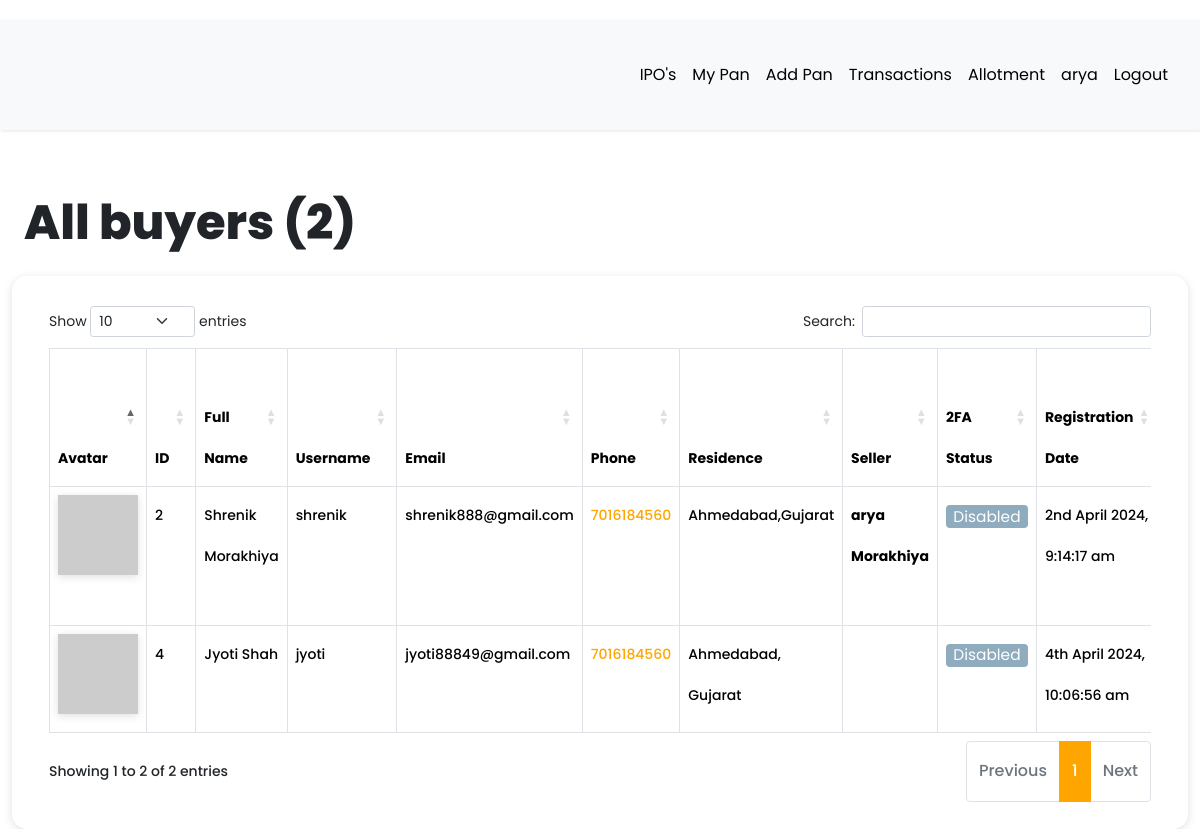
/dashboard/all-buyers (signed in), run on the app's committed database.
### app/models.py (models this page shows, shortened)
class User(db.Model, UserMixin):
    __tablename__ = "user"
    id = db.Column(db.Integer, primary_key=True)
    first_name = db.Column(db.String(64), index=True, default="First Name", nullable=False)
    last_name = db.Column(db.String(64), index=True, default="Last Name", nullable=False)
    username = db.Column(db.String(64), index=True, unique=True, nullable=False)
    email = db.Column(db.String(128), index=True, unique=True, nullable=False)
    password_hash = db.Column(db.String(128))
    confirm_password = db.Column(db.String(128))
    phone_number = db.Column(db.String(20), default="7016184560", nullable=False)
    verification_phone = db.Column(db.String(20))
    active = db.Column(db.Boolean, nullable=False, default=True)
    delete_account = db.Column(db.Boolean, default=False)
    registered_at = db.Column(db.DateTime, default=datetime.utcnow, nullable=False)
    emails = db.relationship("Email", backref="author", lazy="dynamic")
    type = db.Column(db.String(64))
    __mapper_args__ = {"polymorphic_identity": "user", "polymorphic_on": "type"}
    def two_factor_enabled(self):
        return self.verification_phone is not None
    @property
    def is_active(self):
        return self.active
    def avatar(self, size):
        digest = md5(self.email.lower().encode("utf-8")).hexdigest()
        return f"https://www.gravatar.com/avatar/{digest}?d=identicon&s={size}"

class Buyer(User):
    __tablename__ = "buyer"
    id = db.Column(
        db.Integer,
        db.ForeignKey("user.id", ondelete="CASCADE", name="fk_buyer_user_id"),  # Explicit FK name
        primary_key=True
    )
    current_residence = db.Column(db.String(64), default="Ahmedabad, Gujarat")
    __mapper_args__ = {"polymorphic_identity": "buyer", "polymorphic_load": "inline"}

class Seller(User):
    __tablename__ = "seller"
    id = db.Column(
        db.Integer,
        db.ForeignKey("user.id", ondelete="CASCADE", name="fk_seller_user_id"),  # Explicit FK name
        primary_key=True
    )
    current_residence = db.Column(db.String(64), default="Ahmedabad, Gujarat")
    buyer_id = db.Column(db.Integer, db.ForeignKey("buyer.id", ondelete="CASCADE"))
    buyer = db.relationship(
        "Buyer", backref="buyer", foreign_keys=[buyer_id], passive_deletes=True
    )
    __mapper_args__ = {"polymorphic_identity": "seller", "polymorphic_load": "inline"}

### app/routes.py (the view)
@app.route("/dashboard/all-buyers")
@login_required
def all_buyers():
    buyers = Buyer.query.all()
    all_registered_buyers = len(buyers)
    return render_template(
        "admin/all_buyers.html",
        title="All buyers",
        buyers=buyers,
        all_registered_buyers=all_registered_buyers,
    )

### app/models.py (called while the page is built)
@login.user_loader
def load_user(id):
    return User.query.get(int(id))

### app/templates/admin/all_buyers.html (shortened to what this page needs)
{% extends 'base.html' %}
{% block current_user_content %}
    <div class="container-fluid content">
        <div class="row">
            <div class="col-md-12">
                <h1 class="mt-4 mb-4">{{ title }} ({{ all_registered_buyers }})</h1>
            </div>
        </div>
        <div class="row users">
            <div class="col-md-12">
                <div class="table-responsive">
                    <table id="data" class="table table-hover table-bordered">
                        <thead>
                            <tr>
                                <th>Avatar</th>
                                <th>ID</th>
                                <th>Full Name</th>
                                <th>Username</th>
                                <th>Email</th>
                                <th>Phone</th>
                                <th>Residence</th>
                                <th>Seller</th>
                                <th>2FA Status</th>
                                <th>Registration Date</th>
                            </tr>
                        </thead>
                        <tbody>
                            {% for buyer in buyers %}
                                <tr>
                                    <td><img src="{{ buyer.avatar(25) }}"></td>
                                    <td>{{ buyer.id }}</td>
                                    <td>{{ buyer.first_name }} {{ buyer.last_name }}</td>
                                    <td>{{ buyer.username }}</td>
                                    <td>{{ buyer.email }}</td>
                                    <td><a href="https://wa.me/{{ buyer.phone_number | replace('+', '') }}?text=Hello%20From%20KavyaArya" target="_blank">{{ buyer.phone_number }}</a></td>
                                    <td>{{ buyer.current_residence }}</td>
                                    <td>
                                        {% for child in buyer.buyer %}
                                            <strong>{{ child.first_name }} {{ child.last_name }}</strong> <br><br>
                                        {% endfor %}
                                    </td>
                                    {% if buyer.two_factor_enabled() %}
                                        <td><span class="label label-info"> Enabled </span></td>
                                    {% else %}
                                        <td><span class="label label-info"> Disabled </span></td>
                                    {% endif %}
                                    <td>{{ moment(buyer.registered_at).format('Do MMMM YYYY, h:mm:ss a') }}</td>
                                </tr>
                            {% endfor %}
                        </tbody>
                    </table>
                </div>
            </div>
        </div>
    </div>
{% endblock %}

### app/templates/base.html (shortened to what this page needs)
<!DOCTYPE html>
<html lang="eng">
<head>
  <link rel="stylesheet" href="https://cdnjs.cloudflare.com/ajax/libs/intl-tel-input/16.0.4/css/intlTelInput.css">
  <link rel="stylesheet" type="text/css" href="https://cdn.datatables.net/1.10.25/css/dataTables.bootstrap5.css">
  <link rel="stylesheet" href="../static/css/navbar.css">
  {% if current_user.is_authenticated %}
  <link rel="stylesheet" type="text/css" href="{{ url_for('static', filename='css/custom_current_user.css') }}"
    alt="52 Not available at this momoent">
  <link href="https://cdn.jsdelivr.net/npm/bootstrap@5.3.3/dist/css/bootstrap.min.css" rel="stylesheet"
>
  <link rel="stylesheet" href="../static/css/main.css">
  <link rel="stylesheet"
    href="https://cdnjs.cloudflare.com/ajax/libs/malihu-custom-scrollbar-plugin/3.1.5/jquery.mCustomScrollbar.min.css">
  {% endif %}
</head>
<body>
    {% if current_user.is_authenticated %}
    {% if current_user.is_active %}
    <div class="wrapper">
      <div id="content">
        <nav class="navbar navbar-expand-lg navbar-light bg-light">
          <div class="container-fluid">
            <div class="collapse navbar-collapse" id="navbarSupportedContent">
              <ul class="nav navbar-nav ms-auto">
                <li class="nav-item">
                  <a class="nav-link {{ 'link_disabled' if request.endpoint == 'view_product' else '' }}"
                    href="{{ url_for('view_product') }}" alt="459 Not available at this moment">IPO's</a>
                </li>
                <li class="nav-item">
                  <a class="nav-link {{ 'link_disabled' if request.endpoint == 'all_pan' else '' }}"
                    href="{{ url_for('all_pan') }}" alt="459 Not available at this moment">My Pan</a>
                </li>
                <li class="nav-item">
                  <a class="nav-link {{ 'link_disabled' if request.endpoint == 'add_pan' else '' }}"
                    href="{{ url_for('add_pan') }}" alt="459 Not available at this moment">Add Pan</a>
                </li>
                {% if current_user.type == "admin" or current_user.type == "buyer" %}
                <li class="nav-item">
                  <a class="nav-link {{ 'link_disabled' if request.endpoint == 'all_sellers' else '' }}"
                    href="{{ url_for('all_sellers') }}" alt="459 Not available at this moment">Transactions</a>
                </li>
                {% else %}
                <li class="nav-item">
                  <a class="nav-link {{ 'link_disabled' if request.endpoint == 'all_transaction' else '' }}"
                    href="{{ url_for('all_transaction') }}" alt="459 Not available at this moment">Transactions</a>
                </li>
                {% endif %}
                <li class="nav-item">
                  <a class="nav-link {{ 'link_disabled' if request.endpoint == 'checking_allotment' else '' }}"
                    href="{{ url_for('checking_allotment') }}" alt="459 Not available at this moment">Allotment</a>
                </li>
                <li class="nav-item ">
                  <a class="nav-link {{ 'link_disabled' if request.endpoint == 'dashboard' else '' }}"
                    href="{{ url_for('dashboard') }}" alt="459 Not available at this moment">{{ current_user.username
                    }}</a>
                </li>
                <li class="nav-item">
                  <a class="nav-link {{ 'link_disabled' if request.endpoint == 'logout' else '' }}"
                    href="{{ url_for('logout') }}" alt="459 Not available at this moment">Logout</a>
                </li>
              </ul>
            </div>
          </div>
        </nav>
        {% block current_user_content %}
        {% endblock %}
      </div>
    </div>
    {% endif %}
    {% endif %}
</body>
</html>

### app/static/css/navbar.css (style rules this page uses)
:root { --default-primary: #90f188; --default-secondary: #0f1d07; --container-gutter: clamp(2.5rem, 2.6455026455vw, 3.325rem); --theme-primary: var(--default-primary); --theme-secondary: var(--default-secondary); }

### app/static/css/custom_current_user.css (style rules this page uses)
body { font-family: 'Poppins', sans-serif; background: #fafafa; }
a, a:hover, a:focus { color: inherit; text-decoration: none; transition: all 0.3s; }
.navbar { padding: 15px 10px; background: #fff; border: none; border-radius: 0; margin-bottom: 40px; box-shadow: 1px 1px 3px #0000001a; }
.wrapper { display: flex; width: 100%; }
#content { width: calc(100%); padding-top: 20px; padding-bottom: 20px; min-height: 100vh; transition: all 0.3s; position: absolute; top: 0; right: 0; }
.users { margin-bottom: 25px; padding: 25px; border-radius: 15px; box-shadow: #63636333 0px 2px 8px 0px; }
.label { display: inline-block; font-weight: 400; line-height: 0.5; text-align: center; text-decoration: none; vertical-align: middle; cursor: pointer; -webkit-user-select: none; -moz-user-select: none; -ms-user-select: none; user-select: none; background-color: #e2e2e2; border: 1px solid transparent; padding: 0.4rem 0.4rem; font-size: 1.1em; border-radius: 0.25rem; transition: color 0.15s ease-in-out, background-color 0.15s ease-in-out, border-color 0.15s ease-in-out, box-shadow 0.15s ease-in-out; }
.label-info { background-color: #8fabbe; }
.label-info, .label-success, .label-warning, .label-danger, .label-info:hover, .label-success:hover, .label-warning:hover, .label-danger:hover { color: white; }
img { box-shadow: #63636333 0px 2px 8px 0px; }

### data on the page
User: username "arya"
Buyer: id "2", first_name "Shrenik", last_name "Morakhiya", username "shrenik", email "shrenik888@gmail.com", phone_number "7016184560", current_residence "Ahmedabad,Gujarat"
Seller: first_name "arya", last_name "Morakhiya"
User: registered_at "2nd April 2024, 9:14:17 am"
Buyer: id "4", first_name "Jyoti", last_name "Shah", username "jyoti", email "jyoti88849@gmail.com", phone_number "7016184560", current_residence "Ahmedabad, Gujarat"
User: registered_at "4th April 2024, 10:06:56 am"

### other printed values
{{ title }} "All buyers"
{{ all_registered_buyers }} "2"
